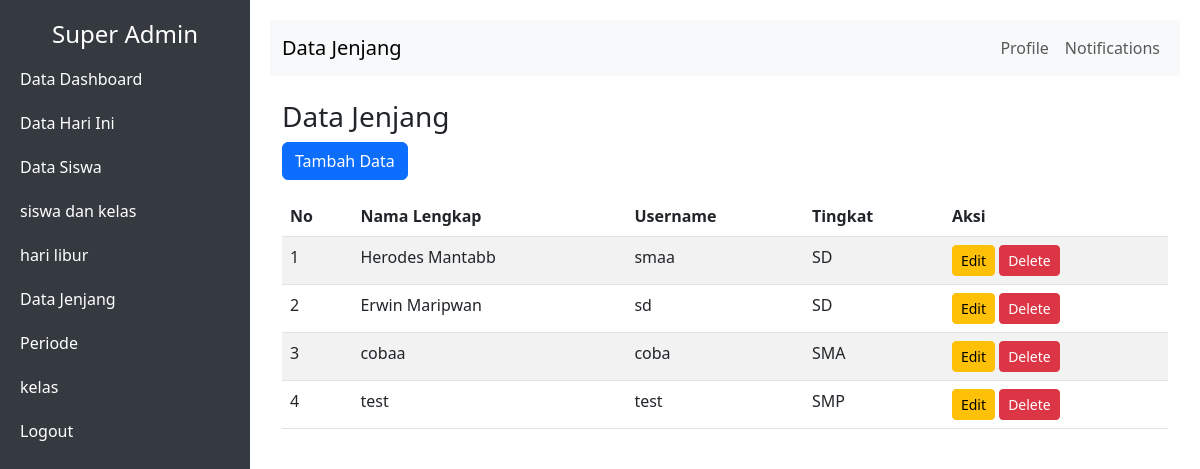
Screenshot of /data_jenjang.php (signed in) with the database file from the repository.
### tables this page shows
CREATE TABLE `jenjang` (
  `id_jenjang` int(10) NOT NULL AUTO_INCREMENT,
  `id_user` int(10) DEFAULT NULL,
  `nama_lengkap` varchar(100) DEFAULT NULL,
  `id_tingkat` int(10) DEFAULT NULL,
  `status_hapus` int(10) NOT NULL DEFAULT 0,
  PRIMARY KEY (`id_jenjang`)
);

CREATE TABLE `users` (
  `id_user` int(10) NOT NULL AUTO_INCREMENT,
  `username` varchar(100) DEFAULT NULL,
  `password` varchar(100) DEFAULT NULL,
  `jabatan` enum('jenjang','wali_kelas','admin') DEFAULT NULL,
  `status_hapus` int(10) NOT NULL DEFAULT 0,
  PRIMARY KEY (`id_user`),
  UNIQUE KEY `username` (`username`)
);

CREATE TABLE `tingkat` (
  `id_tingkat` int(10) NOT NULL AUTO_INCREMENT,
  `tingkat` varchar(100) DEFAULT NULL,
  `status_hapus` int(10) NOT NULL DEFAULT 0,
  PRIMARY KEY (`id_tingkat`)
);

### data_jenjang.php (the view, shortened to what this page needs)
<?php
include "koneksi.php";
?>
<!DOCTYPE html>
<html lang="en">
<head>
    <link href="https://cdn.jsdelivr.net/npm/bootstrap@5.3.0/dist/css/bootstrap.min.css" rel="stylesheet">
</head>
<body>
    <?php include "navbar.php"; ?>
    <div class="content">
        <nav class="navbar navbar-expand-lg navbar-light bg-light">
            <div class="container-fluid">
                <a class="navbar-brand" href="#"> Data Jenjang</a>
                <div class="collapse navbar-collapse" id="navbarNav">
                    <ul class="navbar-nav ms-auto">
                        <li class="nav-item">
                            <a class="nav-link" href="#">Profile</a>
                        </li>
                        <li class="nav-item">
                            <a class="nav-link" href="#">Notifications</a>
                        </li>
                    </ul>
                </div>
            </div>
        </nav>
        <div class="container mt-4">
            <h3>Data Jenjang</h3>
            <div class="mb-3">
                <a href="tambah_data_jenjang.php" class="btn btn-primary">Tambah Data</a>
            </div>
            <table class="table table-striped">
                <thead>
                    <tr>
                        <th>No</th>
                        <th>Nama Lengkap</th>
                        <th>Username</th>
                        <th>Tingkat</th>
                        <th>Aksi</th>
                    </tr>
                </thead>
                <tbody>
                    <?php
                    $query = "
                        SELECT
                            jenjang.id_jenjang,
                            jenjang.nama_lengkap,
                            users.username,
                            tingkat.tingkat
                        FROM jenjang
                        JOIN users ON jenjang.id_user = users.id_user
                        JOIN tingkat ON jenjang.id_tingkat = tingkat.id_tingkat
                        WHERE jenjang.status_hapus = 0
                    ";
                    $result = mysqli_query($conn, $query);
                    if ($result) {
                        $no = 1;
                        while ($row = mysqli_fetch_assoc($result)) {
                            echo "<tr>
                                <td>{$no}</td>
                                <td>{$row['nama_lengkap']}</td>
                                <td>{$row['username']}</td>
                                <td>{$row['tingkat']}</td>
                                <td>
                                    <a href='edit_data_jenjang.php?id={$row['id_jenjang']}' class='btn btn-warning btn-sm'>Edit</a>
                                    <a href='delete_data_jenjang.php?id={$row['id_jenjang']}' class='btn btn-danger btn-sm' onclick='return confirm(\"Apakah Anda yakin ingin menghapus data ini?\")'>Delete</a>
                                </td>
                            </tr>";
                            $no++;
                        }
                    } else {
                        echo "<tr><td colspan='5'>Data tidak ditemukan.</td></tr>";
                    }
                    ?>
                </tbody>
            </table>
        </div>
    </div>
</body>
</html>

### data_jenjang.php (style rules this page uses)
body { display: flex; height: 100vh; margin: 0; overflow: hidden; }
.content { flex: 1; padding: 20px; overflow-y: auto; }
.navbar { background-color: #f8f9fa; }

### rows the page displays
jenjang: nama_lengkap "Herodes Mantabb", id_user.username "smaa", id_tingkat.tingkat "SD"
jenjang: nama_lengkap "Erwin Maripwan", id_user.username "sd", id_tingkat.tingkat "SD"
jenjang: nama_lengkap "cobaa", id_user.username "coba", id_tingkat.tingkat "SMA"
jenjang: nama_lengkap "test", id_user.username "test", id_tingkat.tingkat "SMP"
